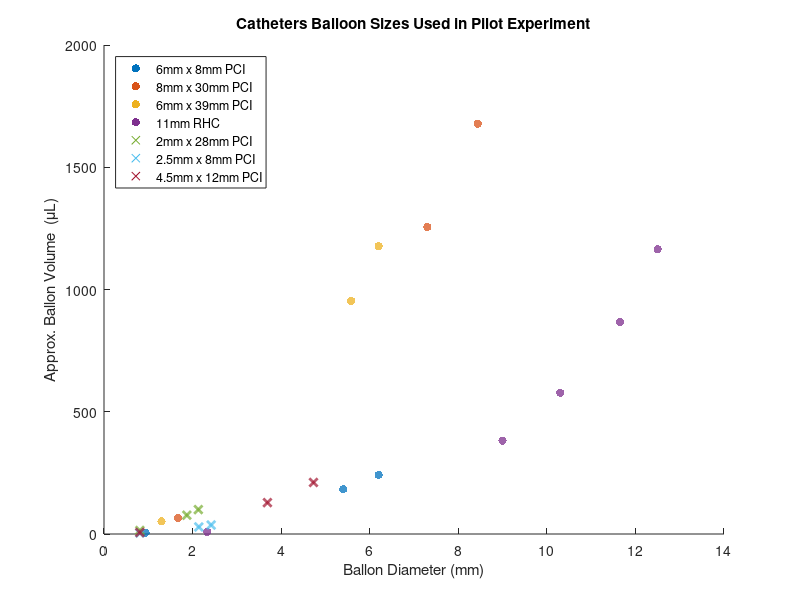

Here is the MATLAB script that generated this plot: (Note: this script raises an error after producing the figure.)
close all

diam = {
    [0.94, 5.40, 6.20]
    [1.67, 7.30, 8.44]
    [1.30, 5.58, 6.20]
    %   0, 2, 2.5, 3.125, 3.75
    [2.33, 9, 10.3, 11.65, 12.5] 
    [0.81, 1.87, 2.13]
    [0.81, 2.14, 2.42]
    [0.81, 3.69, 4.73]
    };

heights = {
     [8, 8, 8]
     [30, 30, 30]
     [39, 39, 39]
     [2.33, 6, 7, 8.5, 10.65]
     [28, 28, 28]
     [8, 8, 8]
     [12, 12, 12]
     };
 
LVAD_diam = 12.70;
 
volumes = cellfun(@(w,h) (pi*(0.5*w).^2).*h, diam, heights, 'UniformOutput',false);

% For RHC: Take average of spherical and cylindrical volume calculation
sphericVol_RHC = (4/3)*pi*((diam{4}./2).^3);
volumes{4} = mean([sphericVol_RHC;volumes{4}]);

for i=1:4
    scatter(diam{i},volumes{i},...
        'Filled',...
        ...'LineWidth', 2,...
        'Marker','o',...
        'MarkerEdgeAlpha',0.6, ...
        'MarkerFaceAlpha',0.75 ...
    )
    hold on   
end

for i=5:7
    scatter(diam{i},volumes{i},...
        'Marker','x',...
        'LineWidth', 2,...
        'MarkerEdgeAlpha',0.7 ...
    );
    hold on   
end

leg_text = {
    '6mm x 8mm PCI'
    '8mm x 30mm PCI'
    '6mm x 39mm PCI'
    '11mm RHC'
    '2mm x 28mm PCI'
    '2.5mm x 8mm PCI'
    '4.5mm x 12mm PCI'
    };
legend(leg_text,...
    'Location','northwest')

ylabel('Approx. Ballon Volume  (\muL)')
xlabel('Ballon Diameter (mm)')
title('Catheters Balloon Sizes Used in Pilot Experiment');

h_ax = gca;
h_ax.Position = [0.1300 0.1300 0.8150 0.8150];
h_fig = gcf;
h_fig.Position = [226.6,125,560,560];

save_figure([save_path,'\Figures'], 'Catheter size overview', 300)